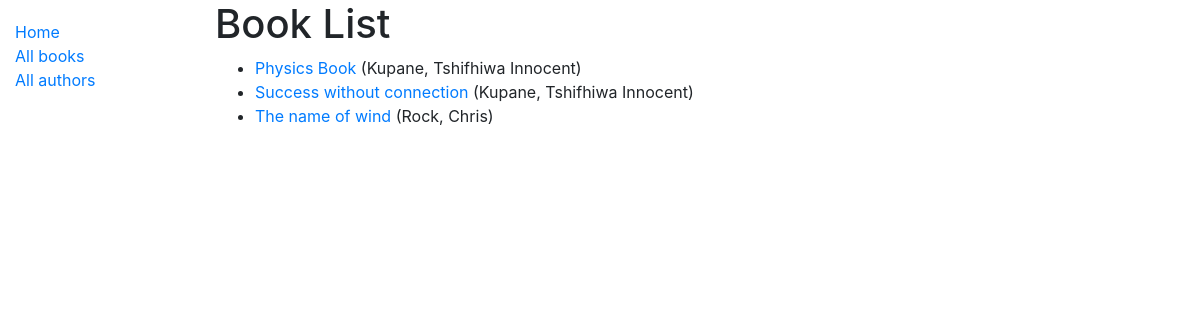
/catalog/books/, run on the app's committed database.
### catalog/models.py (models this page shows, shortened)
class Book(models.Model):
    title = models.CharField(max_length=200)
    author = models.ForeignKey('Author', on_delete=models.SET_NULL, null=True)
    summary = models.TextField(max_length=1000, help_text="Enter a brief description of the book")
    isbn = models.CharField('ISBN', max_length=13,
                            unique=True,
                            help_text='13 Character <a href="https://www.isbn-international.org/content/what-isbn'
                                      '">ISBN number</a>')
    genre = models.ManyToManyField(Genre, help_text="Select a genre for this book")
    language = models.ForeignKey('Language', on_delete=models.SET_NULL, null=True)
    class Meta:
        ordering = ['title', 'author']
    def display_genre(self):
        """Creates a string for the Genre. This is required to display genre in Admin."""
        return ', '.join([genre.name for genre in self.genre.all()[:3]])
    display_genre.short_description = 'Genre'
    def get_absolute_url(self):
        return reverse('book-detail', args=[str(self.id)])

class Author(models.Model):
    first_name = models.CharField(max_length=100)
    last_name = models.CharField(max_length=100)
    date_of_birth = models.DateField(null=True, blank=True)
    date_of_death = models.DateField('died', null=True, blank=True)
    class Meta:
        ordering = ['last_name', 'first_name']
    def __str__(self):
        return '{0}, {1}'.format(self.last_name, self.first_name)

### catalog/views.py (the view)
# urls.py: path('books/', views.BookListView.as_view(), name='books'),
class BookListView(generic.ListView):
    model = Book
    paginate_by = 10

### catalog/Templates/catalog/book_list.html (shortened to what this page needs)
<!DOCTYPE html>
<html lang="en">
<head>
    <link rel="stylesheet" href="https://cdn.jsdelivr.net/npm/bootstrap@4.5.3/dist/css/bootstrap.min.css">
    {% load static %}
    <link rel="stylesheet" href="{% static 'css/styles.css' %}">
</head>
<body>
    <div class="container-fluid">
        <div class="row">
            <div class="col-sm-2">
                {% block sidebar %}
                <ul class="sidebar-nav">
                    <li><a href="{% url 'index' %}">Home</a></li>
                    <li><a href="{% url 'books' %}">All books</a></li>
                    <li><a href="">All authors</a></li>
                </ul>
                {% endblock %}
            </div>
            <div class="col-sm-10 ">{% block content %}<h1>Book List</h1>
  {% if book_list %}
  <ul>
    {% for book in book_list %}
      <li>
        <a href="{{ book.get_absolute_url }}">{{ book.title }}</a> ({{book.author}})
      </li>
    {% endfor %}
  </ul>
  {% else %}
    <p>There are no books in the library.</p>
  {% endif %} {% endblock %}</div>
        </div>
    </div>
</body>
</html>

### catalog/static/css/styles.css (style rules this page uses)
.sidebar-nav { margin-top: 20px; padding: 0; list-style: none; }

### data on the page
Book: title "Physics Book", author "Kupane, Tshifhiwa Innocent"
Book: title "Success without connection", author "Kupane, Tshifhiwa Innocent"
Book: title "The name of wind", author "Rock, Chris"
